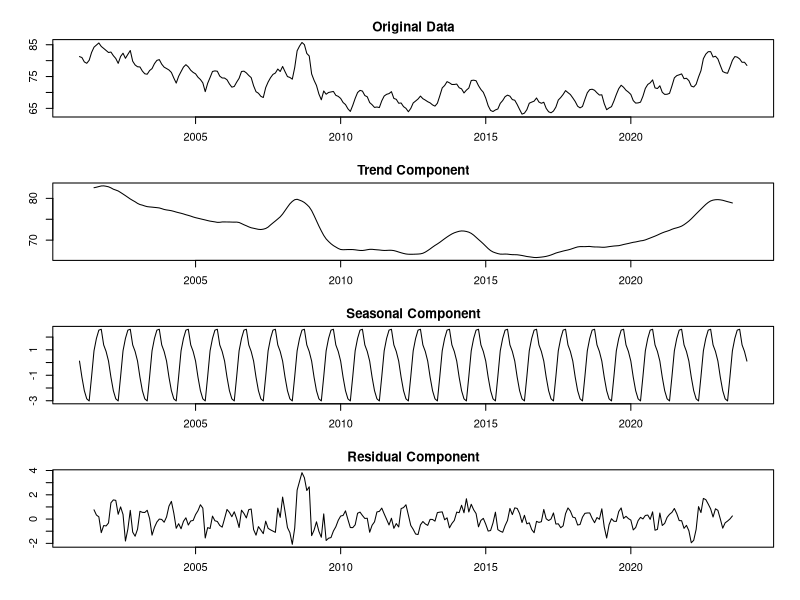
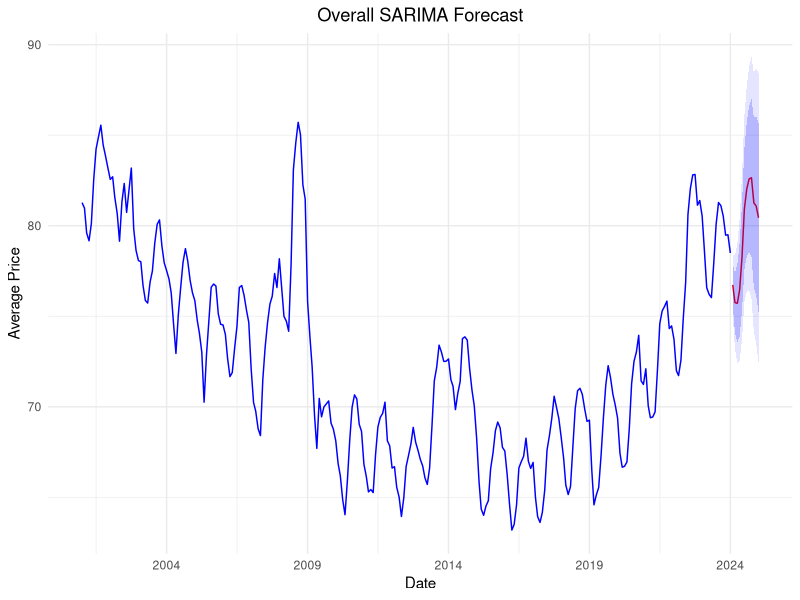
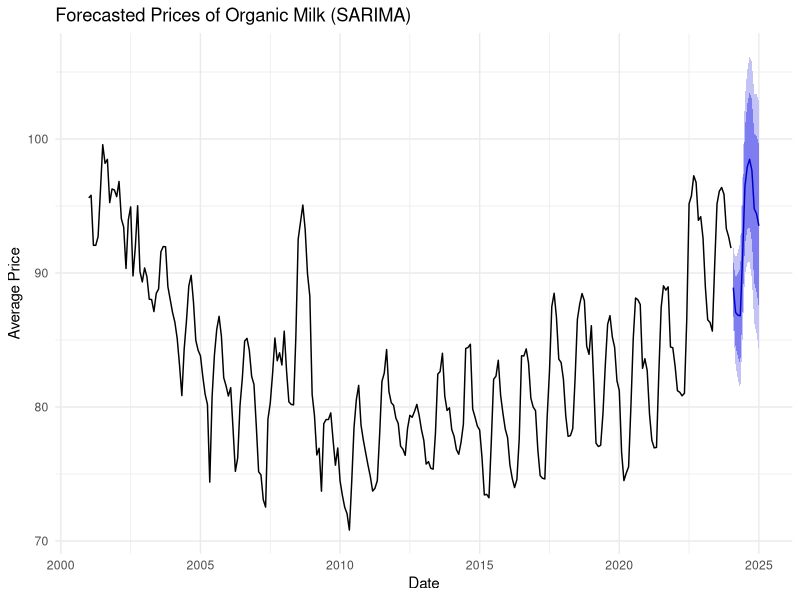
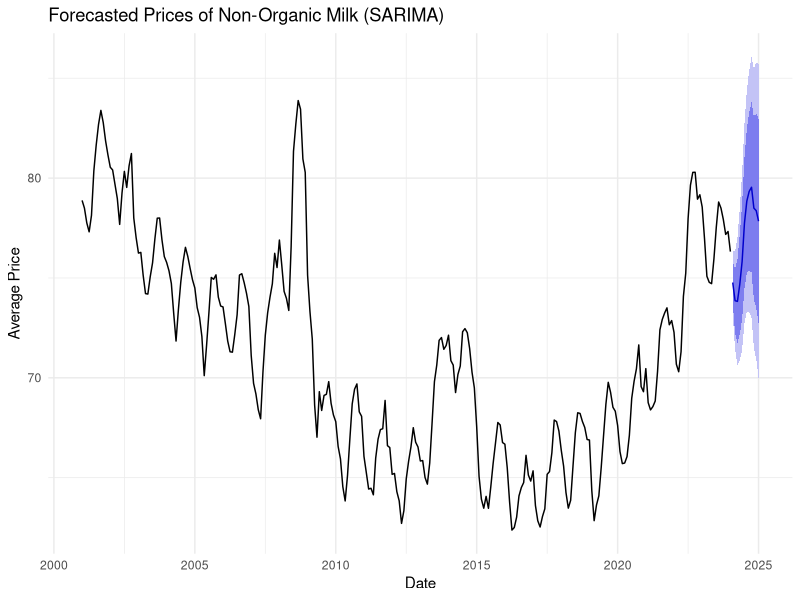
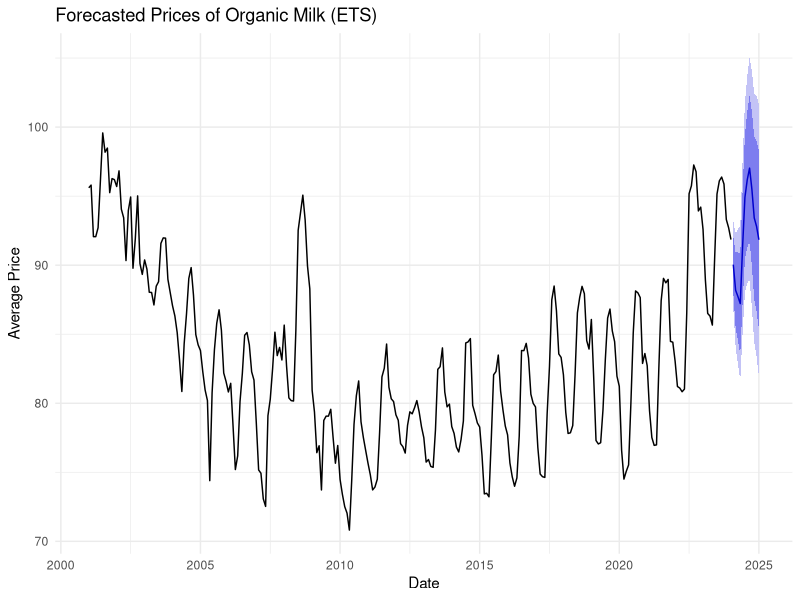
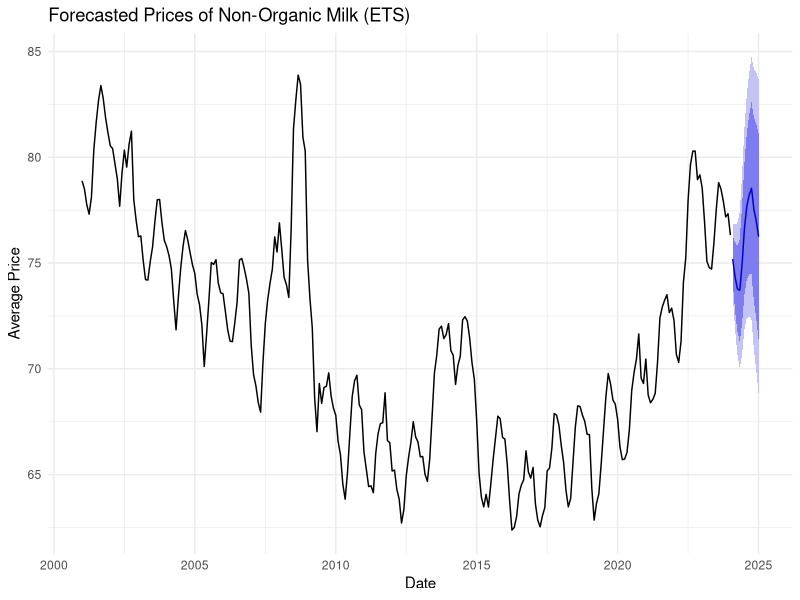
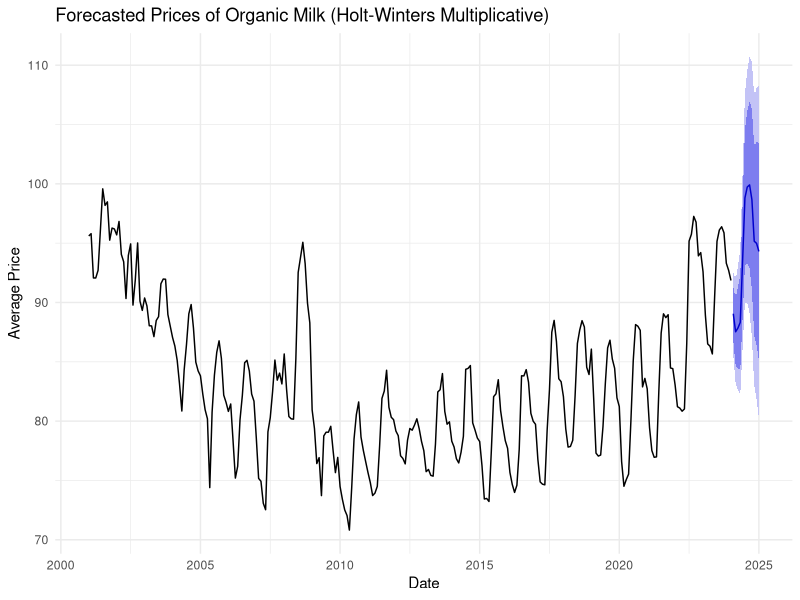
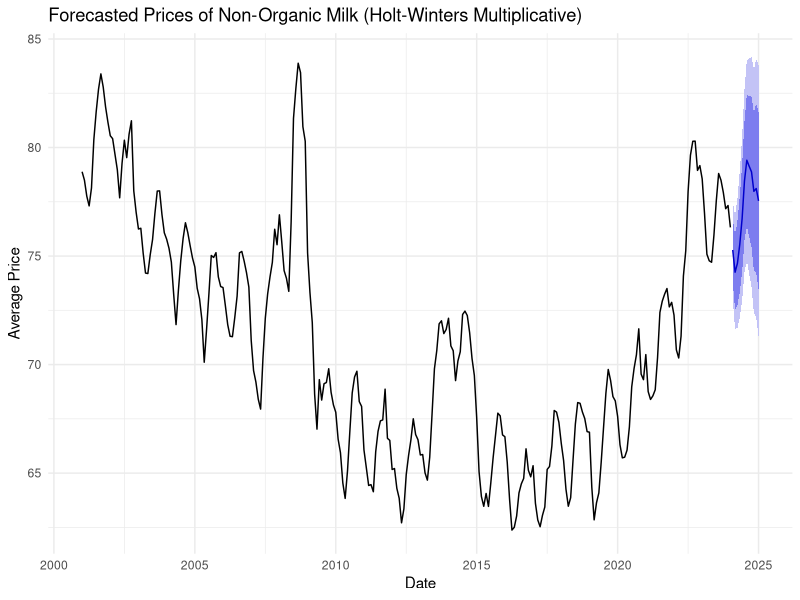

Write R code to recreate these figures, in order. (Note: this script raises an error after producing the figures.)
## ---- chunk 1
# Charger les packages nécessaires
library(tidyverse)
library(lubridate)
library(forecast)
library(ggplot2)

# Importer les données
swiss_decomposition <- read_csv('../data/swiss_production_data.csv', show_col_types = FALSE)
## ---- chunk 2
# Assurez-vous que les dates sont de type Date et que 'Date' est l'index
swiss_decomposition <- swiss_decomposition %>%
  mutate(Date = as.Date(Date, format = "%Y-%m-%d")) %>%
  arrange(Date)

# Calculez la moyenne des prix par date
data <- swiss_decomposition %>%
  group_by(Date = floor_date(Date, "month")) %>%
  summarise(Price = mean(Price, na.rm = TRUE))

# Convertir en série temporelle
data_ts <- ts(data$Price, start = c(year(min(data$Date)), month(min(data$Date))), frequency = 12)

# Appliquez la décomposition classique
decomposition <- decompose(data_ts, type = "additive")  # ou 'multiplicative' selon le cas

# Créez un graphique avec des subplots
par(mfrow = c(4, 1), mar = c(3, 3, 2, 1), oma = c(1, 1, 1, 1))

# Plot the original data
plot(data_ts, main = "Original Data", ylab = "Prix")

# Plot the trend component
plot(decomposition$trend, main = "Trend Component", ylab = "Trend")

# Plot the seasonal component
plot(decomposition$seasonal, main = "Seasonal Component", ylab = "Seasonal")

# Plot the residual component
plot(decomposition$random, main = "Residual Component", ylab = "Residual")

# Ajuster le layout
par(mfrow = c(1, 1))
## ---- chunk 3
# Assurez-vous que les dates sont de type Date et que 'Date' est l'index
library(dplyr)
library(lubridate)
library(forecast)
library(ggplot2)

swiss_decomposition <- swiss_decomposition %>%
  mutate(Date = as.Date(Date, format = "%Y-%m-%d")) %>%
  arrange(Date)

# Calculez la moyenne des prix par date (par mois)
data <- swiss_decomposition %>%
  group_by(Date) %>%
  summarise(Price = mean(Price, na.rm = TRUE), .groups = 'drop')

# Convertir en série temporelle
data_ts <- ts(data$Price, start = c(year(min(data$Date)), month(min(data$Date))), frequency = 12)

# Ajustement du modèle SARIMA avec auto.arima pour sélectionner les meilleurs paramètres
sarima_model <- auto.arima(data_ts, seasonal = TRUE, stepwise = FALSE, approximation = FALSE)

# Prévision avec intervalles de confiance de 80 % et 95 %
sarima_forecast <- forecast(sarima_model, h = 12, level = c(80, 95))

# Créer des dataframes pour les prévisions et les intervalles de confiance
data_forecast <- data.frame(Date = seq.Date(from = max(data$Date) + months(1), 
                                            by = "month", length.out = 12),
                            Forecast = as.numeric(sarima_forecast$mean),
                            Lower80 = sarima_forecast$lower[,1],
                            Upper80 = sarima_forecast$upper[,1],
                            Lower95 = sarima_forecast$lower[,2],
                            Upper95 = sarima_forecast$upper[,2])

# Tracer les résultats avec ggplot2
ggplot() +
  geom_line(data = data, aes(x = Date, y = Price), color = "blue", size = 0.5) +
  geom_line(data = data_forecast, aes(x = Date, y = Forecast), color = "red", size = 0.5) +
  geom_ribbon(data = data_forecast, aes(x = Date, ymin = Lower80, ymax = Upper80), fill = "blue", alpha = 0.2) +
  geom_ribbon(data = data_forecast, aes(x = Date, ymin = Lower95, ymax = Upper95), fill = "blue", alpha = 0.1) +
  scale_x_date(date_breaks = "5 years", date_labels = "%Y") +
  labs(title = 'Overall SARIMA Forecast', x = 'Date', y = 'Average Price') +
  theme_minimal() +
  theme(plot.title = element_text(hjust = 0.5))
## ---- chunk 4
# Assurez-vous que les dates sont de type Date et que 'Date' est l'index
swiss_decomposition <- swiss_decomposition %>%
  mutate(Date = as.Date(Date, format = "%Y-%m-%d")) %>%
  arrange(Date)

# Filtrer les données pour les systèmes de production 'Bio' et 'Conventional'
data_bio <- swiss_decomposition %>%
  filter(`System of production` == 'Bio') %>%
  group_by(Date = floor_date(Date, "month")) %>%
  summarise(Price = mean(Price, na.rm = TRUE)) %>%
  ungroup()

data_conventional <- swiss_decomposition %>%
  filter(`System of production` == 'Conventional') %>%
  group_by(Date = floor_date(Date, "month")) %>%
  summarise(Price = mean(Price, na.rm = TRUE)) %>%
  ungroup()

# Convertir en série temporelle
ts_bio <- ts(data_bio$Price, start = c(year(min(data_bio$Date)), month(min(data_bio$Date))), frequency = 12)
ts_conventional <- ts(data_conventional$Price, start = c(year(min(data_conventional$Date)), month(min(data_conventional$Date))), frequency = 12)

# Ajuster les modèles SARIMA
fit_bio_sarima <- auto.arima(ts_bio, seasonal = TRUE, stepwise = FALSE, approximation = FALSE)
fit_conventional_sarima <- auto.arima(ts_conventional, seasonal = TRUE, stepwise = FALSE, approximation = FALSE)

# Prévisions pour les 12 prochains mois
forecast_bio_sarima <- forecast(fit_bio_sarima, h = 12)
forecast_conventional_sarima <- forecast(fit_conventional_sarima, h = 12)

# Tracer les prévisions
autoplot(forecast_bio_sarima) +
  labs(title = "Forecasted Prices of Organic Milk (SARIMA)", x = "Date", y = "Average Price") +
  theme_minimal()

autoplot(forecast_conventional_sarima) +
  labs(title = "Forecasted Prices of Non-Organic Milk (SARIMA)", x = "Date", y = "Average Price") +
  theme_minimal()
## ---- chunk 5
# Charger les packages nécessaires
library(tidyverse)
library(lubridate)
library(forecast)
library(ggplot2)

# Filtrer les données pour les systèmes de production 'Bio' et 'Conventional'
data_bio <- swiss_decomposition %>%
  filter(`System of production` == 'Bio') %>%
  group_by(Date = floor_date(Date, "month")) %>%
  summarise(Price = mean(Price, na.rm = TRUE)) %>%
  ungroup()

data_conventional <- swiss_decomposition %>%
  filter(`System of production` == 'Conventional') %>%
  group_by(Date = floor_date(Date, "month")) %>%
  summarise(Price = mean(Price, na.rm = TRUE)) %>%
  ungroup()

# Convertir en série temporelle
ts_bio <- ts(data_bio$Price, start = c(year(min(data_bio$Date)), month(min(data_bio$Date))), frequency = 12)
ts_conventional <- ts(data_conventional$Price, start = c(year(min(data_conventional$Date)), month(min(data_conventional$Date))), frequency = 12)

# Ajuster les modèles de lissage exponentiel (ETS)
fit_bio_ets <- ets(ts_bio)
fit_conventional_ets <- ets(ts_conventional)

# Prévisions pour les 12 prochains mois
forecast_bio_ets <- forecast(fit_bio_ets, h = 12)
forecast_conventional_ets <- forecast(fit_conventional_ets, h = 12)

# Tracer les prévisions
autoplot(forecast_bio_ets) +
  labs(title = "Forecasted Prices of Organic Milk (ETS)", x = "Date", y = "Average Price") +
  theme_minimal()

autoplot(forecast_conventional_ets) +
  labs(title = "Forecasted Prices of Non-Organic Milk (ETS)", x = "Date", y = "Average Price") +
  theme_minimal()
## ---- chunk 6
# Charger les packages nécessaires
library(forecast)
library(ggplot2)

# Convertir en série temporelle
ts_bio <- ts(data_bio$Price, start = c(year(min(data_bio$Date)), month(min(data_bio$Date))), frequency = 12)
ts_conventional <- ts(data_conventional$Price, start = c(year(min(data_conventional$Date)), month(min(data_conventional$Date))), frequency = 12)

# Ajuster le modèle de Holt-Winters (multiplicatif pour la saisonnalité multiplicative)
fit_bio_hw <- hw(ts_bio, seasonal = "multiplicative")
fit_conventional_hw <- hw(ts_conventional, seasonal = "multiplicative")

# Prévisions pour les 12 prochains mois
forecast_bio_hw <- forecast(fit_bio_hw, h = 12)
forecast_conventional_hw <- forecast(fit_conventional_hw, h = 12)

# Tracer les prévisions
autoplot(forecast_bio_hw) +
  labs(title = "Forecasted Prices of Organic Milk (Holt-Winters Multiplicative)", x = "Date", y = "Average Price") +
  theme_minimal()

autoplot(forecast_conventional_hw) +
  labs(title = "Forecasted Prices of Non-Organic Milk (Holt-Winters Multiplicative)", x = "Date", y = "Average Price") +
  theme_minimal()
## ---- chunk 7
# re-arragen the df_producteur data in ascending order
df_producteur <- df_producteur[order(df_producteur$date),]

#creating tsibble for organic and non-organic milk prices
df_producteur_ts_non_bio <- ts(df_producteur$prix_non_bio, start=c(2017, 12), frequency=12)
df_producteur_ts_bio <- ts(df_producteur$prix_bio, start=c(2017, 12), frequency=12)

#convert the ts object to a tsiible object
df_producteur_ts_non_bio <- as_tsibble(df_producteur_ts_non_bio)
df_producteur_ts_bio <- as_tsibble(df_producteur_ts_bio)
## ---- chunk 8
# Fit a naive model
fit_non_bio <- df_producteur_ts_non_bio %>% model(naive = NAIVE(value))
fit_bio <- df_producteur_ts_bio %>% model(naive = NAIVE(value))

# Forecast the next 12 months
naive_forecast_non_bio <- fit_non_bio %>% forecast(h = 12)
naive_forecast_bio <- fit_bio %>% forecast(h = 12)

plot <- naive_forecast_non_bio %>%
  autoplot(df_producteur_ts_non_bio, alpha = 0.5) +
  labs(title = "Naive Forecast of Non-Organic Milk Prices",
       x = "Date",
       y = "Price") + guides(colour = guide_legend(title = "Forecast"))
plot
plot <- naive_forecast_bio %>%
  autoplot(df_producteur_ts_bio, alpha = 0.5) +
  labs(title = "Naive Forecast of Non-Organic Milk Prices",
       x = "Date",
       y = "Price") + guides(colour = guide_legend(title = "Forecast"))
plot
## ---- chunk 9
# re-arragen the df_producteur data in ascending order
df_producteur <- df_producteur[order(df_producteur$date),]

#creating tsibble for organic and non-organic milk prices
df_producteur_ts_non_bio <- ts(df_producteur$prix_non_bio, start=c(2017, 12), frequency=12)
df_producteur_ts_bio <- ts(df_producteur$prix_bio, start=c(2017, 12), frequency=12)
#check for stationarity
adf.test(df_producteur_ts_non_bio)
adf.test(df_producteur_ts_bio)
## ---- chunk 10
#difference the time series
df_producteur_ts_non_bio_diff <- diff(df_producteur_ts_non_bio)
df_producteur_ts_bio_diff <- diff(df_producteur_ts_bio)

#plot them to see the differentiation
autoplot(df_producteur_ts_non_bio_diff)+ labs(title = "Differenced Time Series of Organic Milk Prices")
autoplot(df_producteur_ts_bio_diff) + labs(title = "Differenced Time Series of Bio Milk Prices")

#check for stationarity
adf.test(df_producteur_ts_non_bio_diff)
adf.test(df_producteur_ts_bio_diff)
## ---- chunk 11
# Fit the ARIMA model
fit_non_bio <- auto.arima(df_producteur_ts_non_bio, seasonal = FALSE)
fit_bio <- auto.arima(df_producteur_ts_bio, seasonal = FALSE)

# Forecast the next 12 months
forecast_non_bio <- forecast(fit_non_bio, h = 12)
forecast_bio <- forecast(fit_bio, h = 12)

#show the components used for the ARIMA model
fit_non_bio %>% summary()
fit_bio %>% summary()

#plot the forecasted values
autoplot(forecast_non_bio) + labs(title = "Forecasted Prices of Non-Organic Milk")
## ---- chunk 12
autoplot(forecast_bio) + labs(title = "Forecasted Prices of Organic Milk")
## ---- chunk 13
# Fit the SARIMA model
fit_non_bio_sarima <- auto.arima(df_producteur_ts_non_bio, seasonal = TRUE, stepwise = FALSE, approximation = FALSE)
fit_bio_sarima <- auto.arima(df_producteur_ts_bio, seasonal = TRUE, stepwise = FALSE, approximation = FALSE)

# Forecast the next 12 months
forecast_non_bio_sarima <- forecast(fit_non_bio_sarima, h = 12)
forecast_bio_sarima <- forecast(fit_bio_sarima, h = 12)

#plot the forecasted values
autoplot(forecast_non_bio_sarima) + labs(title = "Forecasted Prices of Non-Organic Milk (SARIMA)")
autoplot(forecast_bio_sarima) + labs(title = "Forecasted Prices of Organic Milk (SARIMA)")
## ---- chunk 14
# compare forecast_bio vs forecast_bio_sarima Model using AIC

## ---- chunk 15
# compare forecast_non_bio vs forecast_non_bio_sarima using AIC

## ---- chunk 16
# Create a table of the forecasted values 
forecast_table_arima <- tibble(
  Month = seq(as.Date("2023-01-01"), by = "month", length.out = 12),
  Non_Organic_Forecast = forecast_non_bio$mean,
  Bio_Forecast = forecast_bio$mean
)
#round the forecasted values
forecast_table_arima <- forecast_table_arima %>%
  mutate(across(c(Non_Organic_Forecast, Bio_Forecast), ~round(., 2)))
#show the forecasted values using reactable
reactable(
  forecast_table_arima,  
  highlight = TRUE,  # Highlight rows on hover
  defaultPageSize = 10,  # Display 10 rows per page
  paginationType = "numbers",  # Use numbers for page navigation
  searchable = TRUE,  # Make the table searchable
  sortable = TRUE,  # Allow sorting
  resizable = TRUE  # Allow column resizing
)
#plot the forecasted values
forecast_table_arima %>%
  pivot_longer(cols = c(Non_Organic_Forecast, Bio_Forecast), names_to = "Type", values_to = "Forecasted_Price") %>%
  ggplot(aes(x = Month, y = Forecasted_Price, color = Type)) +
  geom_line() +
  labs(title = "Forecasted Prices of Organic and Non-Organic Milk",
       x = "Month",
       y = "Price",
       color = "Type") +
  theme_minimal()
## ---- chunk 17
# Create a table of the forecasted values 
forecast_table_sarima <- tibble(
  Month = seq(as.Date("2023-01-01"), by = "month", length.out = 12),
  Non_Organic_Forecast = forecast_non_bio_sarima$mean,
  Bio_Forecast = forecast_bio_sarima$mean
)
#round the forecasted values
forecast_table_sarima <- forecast_table_sarima %>%
  mutate(across(c(Non_Organic_Forecast, Bio_Forecast), ~round(., 2)))
#show the forecasted values using reactable
reactable(
  forecast_table_sarima,  
  highlight = TRUE,  # Highlight rows on hover
  defaultPageSize = 10,  # Display 10 rows per page
  paginationType = "numbers",  # Use numbers for page navigation
  searchable = TRUE,  # Make the table searchable
  sortable = TRUE,  # Allow sorting
  resizable = TRUE  # Allow column resizing
)
#plot the forecasted values
forecast_table_sarima %>%
  pivot_longer(cols = c(Non_Organic_Forecast, Bio_Forecast), names_to = "Type", values_to = "Forecasted_Price") %>%
  ggplot(aes(x = Month, y = Forecasted_Price, color = Type)) +
  geom_line() +
  labs(title = "Forecasted Prices of Organic and Non-Organic Milk",
       x = "Month",
       y = "Price",
       color = "Type") +
  theme_minimal()
## ---- chunk 18
# Fit the ETS model
fit_non_bio_ets <- ets(df_producteur_ts_non_bio)
fit_bio_ets <- ets(df_producteur_ts_bio)

# Forecast the next 12 months
forecast_non_bio_ets <- forecast(fit_non_bio_ets, h = 12)
forecast_bio_ets <- forecast(fit_bio_ets, h = 12)

#plot the forecasted values
autoplot(forecast_non_bio_ets) + labs(title = "Forecasted Prices of Non-Organic Milk (ETS)")
autoplot(forecast_bio_ets) + labs(title = "Forecasted Prices of Organic Milk (ETS)")
## ---- chunk 19
# Create a table of the forecasted values
forecast_table_ets <- tibble(
  Month = seq(as.Date("2023-01-01"), by = "month", length.out = 12),
  Non_Organic_Forecast_ETS = forecast_non_bio_ets$mean,
  Bio_Forecast_ETS = forecast_bio_ets$mean
)
forecast_table_ets

#plot the forecasted values
forecast_table_ets %>%
  pivot_longer(cols = c(Non_Organic_Forecast_ETS, Bio_Forecast_ETS), names_to = "Type", values_to = "Forecasted_Price") %>%
  ggplot(aes(x = Month, y = Forecasted_Price, color = Type)) +
  geom_line() +
  labs(title = "Forecasted Prices of Organic and Non-Organic Milk (ETS)",
       x = "Month",
       y = "Price",
       color = "Type") +
  theme_minimal()
## ---- chunk 20
# compare ARIMA and ETS forecast

## ---- chunk 21
# Calculate correlation coefficients for each party
correlation_df <- data.frame(Party = c("PLR", "PS", "UDC", "Centre", "Verts", "Vertliberaux"),
                             Correlation = sapply(merged_data[, 4:9], function(x) cor(x, merged_data$`2023`)))

# Print the correlation coefficients
print(correlation_df)

# Create a matrix of plots for each party
party_plots <- lapply(names(merged_data)[4:9], function(party) {
  ggplot(merged_data, aes_string(x = "`2023`", y = party)) +
    geom_point() +
    geom_smooth(method = "lm", se = FALSE, color = "blue") +
    labs(x = "Annual Sales", y = paste(party, "Party Presence (%)"), title = paste("Correlation:", party, "Party vs. Sales")) +
    theme_minimal()
})

# Arrange the plots in a matrix layout
matrix_plot <- gridExtra::grid.arrange(grobs = party_plots, ncol = 2)
matrix_plot
## ---- chunk 22

# Read sales data from data.qmd
sales_data_2023 <- sales_data %>%
  select(-`2022`)

# Filter party data to keep only values above 20
filtered_party_data <- party_data %>%
  filter(PLR > 20 | PS > 20 | UDC > 20 | Centre > 20 | Verts > 20 | Vertliberaux > 20)

# Create separate datasets for each political party
plr_data <- filtered_party_data %>%
  filter(PLR > 20) %>%
  select(Location, PLR)

ps_data <- filtered_party_data %>%
  filter(PS > 20) %>%
  select(Location, PS)

udc_data <- filtered_party_data %>%
  filter(UDC > 20) %>%
  select(Location, UDC)

centre_data <- filtered_party_data %>%
  filter(Centre > 20) %>%
  select(Location, Centre)

verts_data <- filtered_party_data %>%
  filter(Verts > 20) %>%
  select(Location, Verts)

vertliberaux_data <- filtered_party_data %>%
  filter(Vertliberaux > 20) %>%
  select(Location, Vertliberaux)

# Merge each party's data with sales data for 2023
plr_sales <- merge(sales_data_2023, plr_data, by.x = "Location")
ps_sales <- merge(sales_data_2023, ps_data, by.x = "Location")
udc_sales <- merge(sales_data_2023, udc_data, by.x = "Location")
centre_sales <- merge(sales_data_2023, centre_data, by.x = "Location")
verts_sales <- merge(sales_data_2023, verts_data, by.x = "Location")
vertliberaux_sales <- merge(sales_data_2023, vertliberaux_data, by.x = "Location")

# Calculate total sales for each party
plr_total_sales <- sum(plr_sales$`2023`)
ps_total_sales <- sum(ps_sales$`2023`)
udc_total_sales <- sum(udc_sales$`2023`)
centre_total_sales <- sum(centre_sales$`2023`)
verts_total_sales <- sum(verts_sales$`2023`)

# Create a data frame for total sales by party
total_sales_df <- data.frame(Party = c("PLR", "PS", "UDC", "Centre", "Verts"),
                             Total_Sales = c(plr_total_sales, ps_total_sales, udc_total_sales,
                                             centre_total_sales, verts_total_sales))

# Define colors for each party
party_colors <- c("PLR" = "blue", "PS" = "red", "UDC" = "darkgreen", "Centre" = "orange", "Verts" = "green")

# Sort the data frame by Total_Sales in descending order
total_sales_df <- total_sales_df[order(-total_sales_df$Total_Sales), ]

# Plot total sales by party in descending order with specified colors
ggplot(total_sales_df, aes(x = reorder(Party, -Total_Sales), y = Total_Sales, fill = Party)) +
  geom_bar(stat = "identity") +
  labs(title = "Total Sales by Political Party in 2023", x = "Party", y = "Total Sales") +
  theme_minimal() +
  theme(axis.text.x = element_text(angle = 45, hjust = 1)) +
  scale_fill_manual(values = party_colors)
## ---- chunk 23
# Create a scatterplot
ggplot(merged_df, aes(x = `Revenu/contribuable`, y = `2022`)) +
  geom_point(aes(color = Location)) +
  labs(x = "Revenu/contribuable", y = "Sales 2022", title = "Relationship between Revenu/contribuable and Sales in 2022") +
  geom_smooth(method = "lm", se = FALSE) +
  theme_minimal()

# Create another scatterplot for 2023
ggplot(merged_df, aes(x = `Revenu/contribuable`, y = `2023`)) +
  geom_point(aes(color = Location)) +
  labs(x = "Revenu/contribuable", y = "Sales 2023", title = "Relationship between Revenu/contribuable and Sales in 2023") +
  geom_smooth(method = "lm", se = FALSE) +
  theme_minimal()
## ---- chunk 24
#get the distance_matrix in r
distance_matrix <- py$distance_matrix

#use reactable to show the table 
#show it using reactable
reactable(
  distance_matrix,  
  highlight = TRUE,  # Highlight rows on hover
  defaultPageSize = 10,  # Display 10 rows per page
  paginationType = "numbers",  # Use numbers for page navigation
  searchable = TRUE,  # Make the table searchable
  sortable = TRUE,  # Allow sorting
  resizable = TRUE  # Allow column resizing
)
